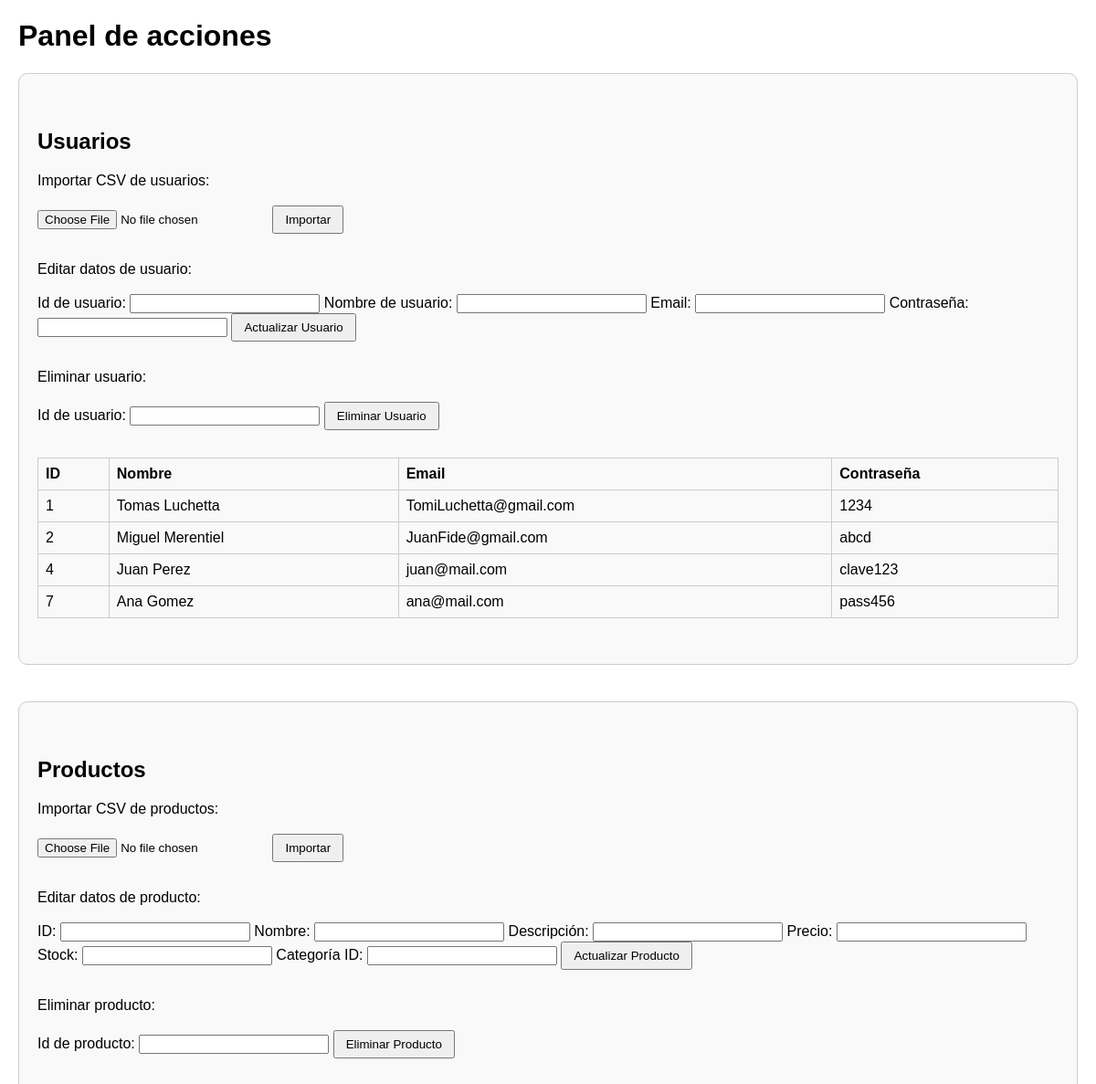
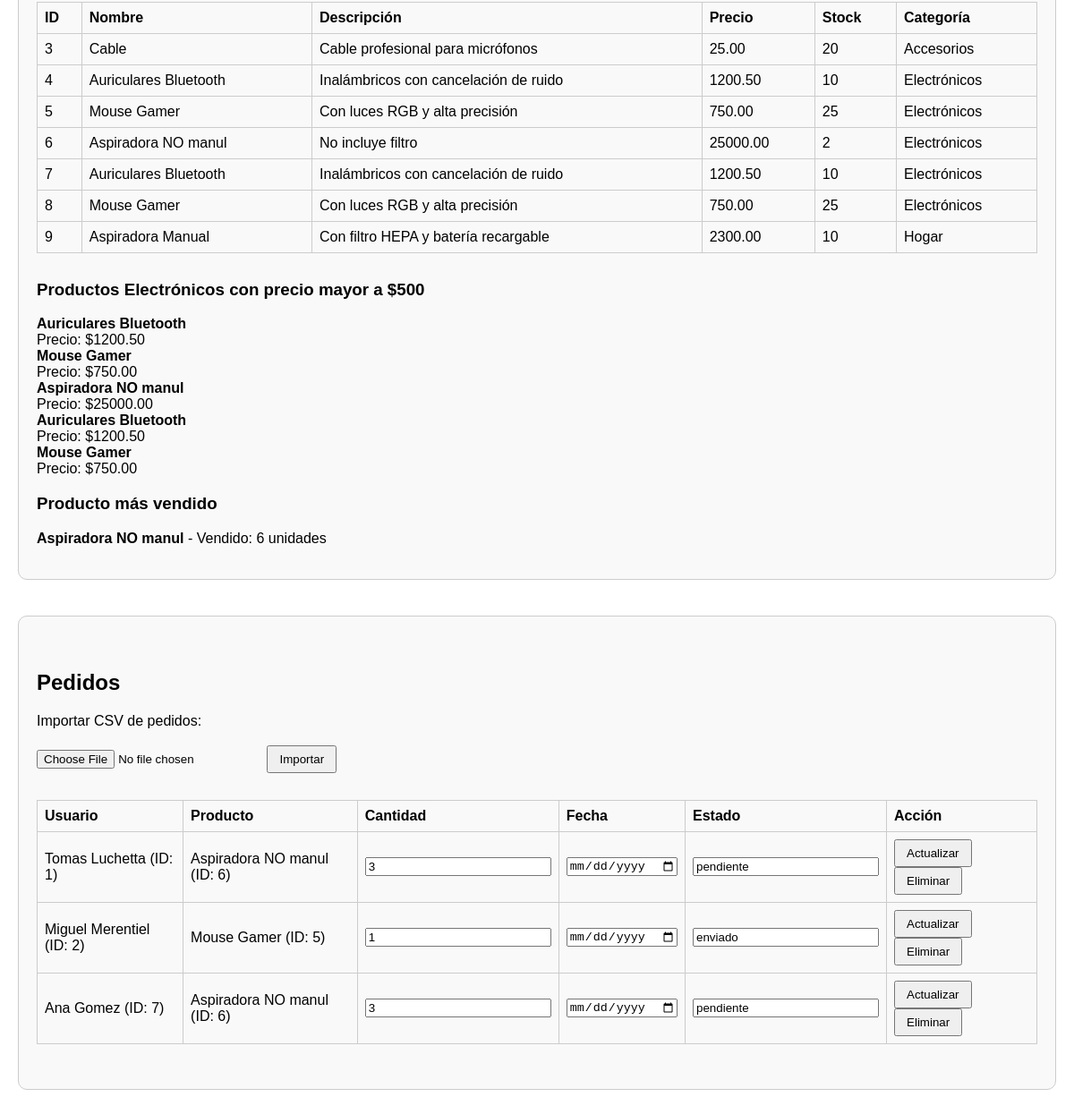
The page / on the database its author committed (2 pictures, top to bottom).
### tables this page shows
CREATE TABLE `usuario` (
  `id_usuario` int(11) NOT NULL,
  `nombre_usuario` varchar(100) NOT NULL,
  `email` varchar(100) NOT NULL,
  `clave` varchar(255) NOT NULL,
  `genero_id` int(11) DEFAULT NULL
);

CREATE TABLE `producto` (
  `id_producto` int(11) NOT NULL,
  `nombre_producto` varchar(100) NOT NULL,
  `descripcion` text DEFAULT NULL,
  `precio` decimal(10,2) NOT NULL,
  `stock` int(11) NOT NULL,
  `categoria_id` int(11) DEFAULT NULL
);

CREATE TABLE `categoria` (
  `id_categoria` int(11) NOT NULL,
  `nombre_categoria` varchar(100) NOT NULL
);

CREATE TABLE `pedido` (
  `fk_id_usuario` int(11) NOT NULL,
  `fk_id_producto` int(11) NOT NULL,
  `cantidad` int(11) NOT NULL DEFAULT 1,
  `fecha_pedido` datetime NOT NULL DEFAULT current_timestamp(),
  `estado` varchar(20) NOT NULL DEFAULT 'pendiente'
);

### index.php (the view, shortened to what this page needs)
<?php
include 'conexion.php';
try {
    $stmt = $pdo->query("SELECT * FROM usuario");
    $usuarios = $stmt->fetchAll(PDO::FETCH_ASSOC);
} catch (Exception $e) {
    $usuarios = [];
    echo "Error usuarios: " . $e->getMessage();
}
try {
    $stmt = $pdo->query("SELECT p.*, c.nombre_categoria FROM producto p JOIN categoria c ON p.categoria_id = c.id_categoria");
    $productos = $stmt->fetchAll(PDO::FETCH_ASSOC);
} catch (Exception $e) {
    $productos = [];
    echo "Error productos: " . $e->getMessage();
}
try {
    $stmt = $pdo->query("SELECT pe.*, u.nombre_usuario AS usuario, pr.nombre_producto FROM pedido pe JOIN usuario u ON pe.fk_id_usuario = u.id_usuario JOIN producto pr ON pe.fk_id_producto = pr.id_producto");
    $pedidos = $stmt->fetchAll(PDO::FETCH_ASSOC);
} catch (Exception $e) {
    $pedidos = [];
    echo "Error pedidos: " . $e->getMessage();
}
?>
<!DOCTYPE html>
<html lang="es">
<head>
</head>
<body>
    <h1>Panel de acciones</h1>
    <div class="seccion">
        <h2>Usuarios</h2>
        <form action="crud_usuario.php" method="POST" enctype="multipart/form-data">
            <label>Importar CSV de usuarios:</label><br><br>
            <input type="file" name="archivo_csv" required>
            <button type="submit">Importar</button>
        </form>
        <form method="POST" action="crud_usuario.php">
            <label>Editar datos de usuario:</label><br><br>
            Id de usuario: <input type="number" name="id_usuario" required>
            Nombre de usuario: <input type="text" name="nombre_usuario">
            Email: <input type="email" name="email">
            Contraseña: <input type="text" name="clave">
            <button type="submit">Actualizar Usuario</button>
        </form>
        <form method="post" action="crud_usuario.php">
            <label>Eliminar usuario:</label><br><br>
            Id de usuario: <input type="number" name="id" required>
            <button type="submit">Eliminar Usuario</button>
        </form>
        <table>
            <tr><th>ID</th><th>Nombre</th><th>Email</th><th>Contraseña</th></tr>
            <?php foreach ($usuarios as $u): ?>
                <tr>
                    <td><?= $u['id_usuario'] ?></td>
                    <td><?= htmlspecialchars($u['nombre_usuario']) ?></td>
                    <td><?= htmlspecialchars($u['email']) ?></td>
                    <td><?= htmlspecialchars($u['clave']) ?></td>
                </tr>
            <?php endforeach; ?>
        </table>
    </div>
    <div class="seccion">
        <h2>Productos</h2>
        <form action="crud_producto.php" method="POST" enctype="multipart/form-data">
            <label>Importar CSV de productos:</label><br><br>
            <input type="file" name="archivo_csv" required>
            <button type="submit">Importar</button>
        </form>
        <form method="post" action="crud_producto.php">
            <label>Editar datos de producto: </label><br><br>
            ID: <input type="number" name="id_producto">
            Nombre: <input type="text" name="nombre_producto">
            Descripción: <input type="text" name="descripcion">
            Precio: <input type="text" name="precio">
            Stock: <input type="number" name="stock">
            Categoría ID: <input type="number" name="categoria">
            <button type="submit">Actualizar Producto</button>
        </form>
        <form method="post" action="crud_producto.php">
            <label>Eliminar producto:</label><br><br>
            Id de producto: <input type="number" name="id_producto">
            <button type="submit">Eliminar Producto</button>
        </form>
        <table>
            <tr><th>ID</th><th>Nombre</th><th>Descripción</th><th>Precio</th><th>Stock</th><th>Categoría</th></tr>
            <?php foreach ($productos as $p): ?>
                <tr>
                    <td><?= $p['id_producto'] ?></td>
                    <td><?= htmlspecialchars($p['nombre_producto']) ?></td>
                    <td><?= htmlspecialchars($p['descripcion']) ?></td>
                    <td><?= $p['precio'] ?></td>
                    <td><?= $p['stock'] ?></td>
                    <td><?= htmlspecialchars($p['nombre_categoria']) ?></td>
                </tr>
            <?php endforeach; ?>
        </table>
        <h3>Productos Electrónicos con precio mayor a $500</h3>
        <?php
        try {
            $stmt = $pdo->prepare("SELECT p.* FROM producto p JOIN categoria c ON p.categoria_id = c.id_categoria WHERE c.nombre_categoria = 'Electrónicos' AND p.precio > 500");
            $stmt->execute();
            $electronicos = $stmt->fetchAll(PDO::FETCH_ASSOC);
            if ($electronicos) {
                foreach ($electronicos as $fila) {
                    echo "<div class='producto'>";
                    echo "<strong>{$fila['nombre_producto']}</strong><br>";
                    echo "Precio: \${$fila['precio']}<br>";
                    echo "</div>";
                }
            } else {
                echo "<p>No hay productos electrónicos con precio mayor a \$500.</p>";
            }
        } catch (Exception $e) {
            echo "Error al buscar productos electrónicos: " . $e->getMessage();
        }
        ?>
        <h3>Producto más vendido</h3>
        <?php
        try {
            $stmt = $pdo->query("SELECT pr.nombre_producto, SUM(pe.cantidad) AS total FROM producto pr JOIN pedido pe ON pr.id_producto = pe.fk_id_producto GROUP BY pe.fk_id_producto ORDER BY total DESC LIMIT 1");
            $producto_mas_vendido = $stmt->fetch(PDO::FETCH_ASSOC);
            if ($producto_mas_vendido) {
                echo "<div class='destacado'>";
                echo "<p><strong>{$producto_mas_vendido['nombre_producto']}</strong> - Vendido: {$producto_mas_vendido['total']} unidades</p>";
                echo "</div>";
            } else {
                echo "<p>No hay ventas registradas.</p>";
            }
        } catch (Exception $e) {
            echo "Error al obtener el producto más vendido: " . $e->getMessage();
        }
        ?>
    </div>
    <div class="seccion">
        <h2>Pedidos</h2>
        <form action="crud_pedido.php" method="POST" enctype="multipart/form-data">
            <label>Importar CSV de pedidos:</label><br><br>
            <input type="file" name="archivo_csv" required>
            <button type="submit">Importar</button>
        </form>
        <table>
            <tr>
                <th>Usuario</th>
                <th>Producto</th>
                <th>Cantidad</th>
                <th>Fecha</th>
                <th>Estado</th>
                <th>Acción</th>
            </tr>
            <?php foreach ($pedidos as $ped): ?>
                <tr>
                    <form method="post" action="crud_pedido.php">
                        <td>
                            <?= htmlspecialchars($ped['usuario']) ?> (ID: <?= $ped['fk_id_usuario'] ?>)
                        </td>
                        <td>
                            <?= htmlspecialchars($ped['nombre_producto']) ?> (ID: <?= $ped['fk_id_producto'] ?>)
                        </td>
                        <td>
                            <input type="number" name="cantidad" value="<?= $ped['cantidad'] ?>" required>
                        </td>
                        <td>
                            <input type="date" name="fecha_pedido" value="<?= $ped['fecha_pedido'] ?>" required>
                        </td>
                        <td>
                            <input type="text" name="estado" value="<?= $ped['estado'] ?>" required>
                        </td>
                        <td>
                            <button type="submit">Actualizar</button>
                    </form>
                    <form method="post" action="crud_pedido.php" style="display:inline;">
                        <button type="submit" onclick="return confirm('¿Estás seguro de eliminar este pedido?');">Eliminar</button>
                    </form>
                </tr>
            <?php endforeach; ?>
        </table>
    </div>
</body>
</html>

### index.php (style rules this page uses)
body { font-family: sans-serif; margin: 20px; }
h2 { margin-top: 40px; }
form, table { margin-bottom: 30px; }
table { border-collapse: collapse; width: 100%; }
th, td { padding: 8px; border: 1px solid #ccc; text-align: left; }
input[type="text"], input[type="number"], input[type="email"] { width: 200px; }
button { padding: 6px 12px; }
.seccion { border: 1px solid #ccc; padding: 20px; border-radius: 10px; margin-bottom: 40px; background: #f9f9f9; }

### rows shown on the page
usuario: id_usuario "1", nombre_usuario "Tomas Luchetta", email "TomiLuchetta@gmail.com", clave "1234"
usuario: id_usuario "2", nombre_usuario "Miguel Merentiel", email "JuanFide@gmail.com", clave "abcd"
usuario: id_usuario "4", nombre_usuario "Juan Perez", email "juan@mail.com", clave "clave123"
usuario: id_usuario "7", nombre_usuario "Ana Gomez", email "ana@mail.com", clave "pass456"
producto: id_producto "3", nombre_producto "Cable", descripcion "Cable profesional para micrófonos", precio "25.00", stock "20", categoria.nombre_categoria "Accesorios"
producto: id_producto "4", nombre_producto "Auriculares Bluetooth", descripcion "Inalámbricos con cancelación de ruido", precio "1200.50", stock "10", categoria.nombre_categoria "Electrónicos"
producto: id_producto "5", nombre_producto "Mouse Gamer", descripcion "Con luces RGB y alta precisión", precio "750.00", stock "25", categoria.nombre_categoria "Electrónicos"
producto: id_producto "6", nombre_producto "Aspiradora NO manul", descripcion "No incluye filtro", precio "25000.00", stock "2", categoria.nombre_categoria "Electrónicos"
producto: id_producto "7", nombre_producto "Auriculares Bluetooth", descripcion "Inalámbricos con cancelación de ruido", precio "1200.50", stock "10", categoria.nombre_categoria "Electrónicos"
producto: id_producto "8", nombre_producto "Mouse Gamer", descripcion "Con luces RGB y alta precisión", precio "750.00", stock "25", categoria.nombre_categoria "Electrónicos"
producto: id_producto "9", nombre_producto "Aspiradora Manual", descripcion "Con filtro HEPA y batería recargable", precio "2300.00", stock "10", categoria.nombre_categoria "Hogar"
pedido: fk_id_usuario.nombre_usuario "Tomas Luchetta", fk_id_usuario "1", fk_id_producto.nombre_producto "Aspiradora NO manul", fk_id_producto "6", cantidad "3", estado "pendiente"
pedido: fk_id_usuario.nombre_usuario "Miguel Merentiel", fk_id_usuario "2", fk_id_producto.nombre_producto "Mouse Gamer", fk_id_producto "5", cantidad "1", estado "enviado"
pedido: fk_id_usuario.nombre_usuario "Ana Gomez", fk_id_usuario "7", fk_id_producto.nombre_producto "Aspiradora NO manul", fk_id_producto "6", cantidad "3", estado "pendiente"

### other values the page prints
$producto_mas_vendido['nombre_producto'] "Aspiradora NO manul"
$producto_mas_vendido['total'] "6"
